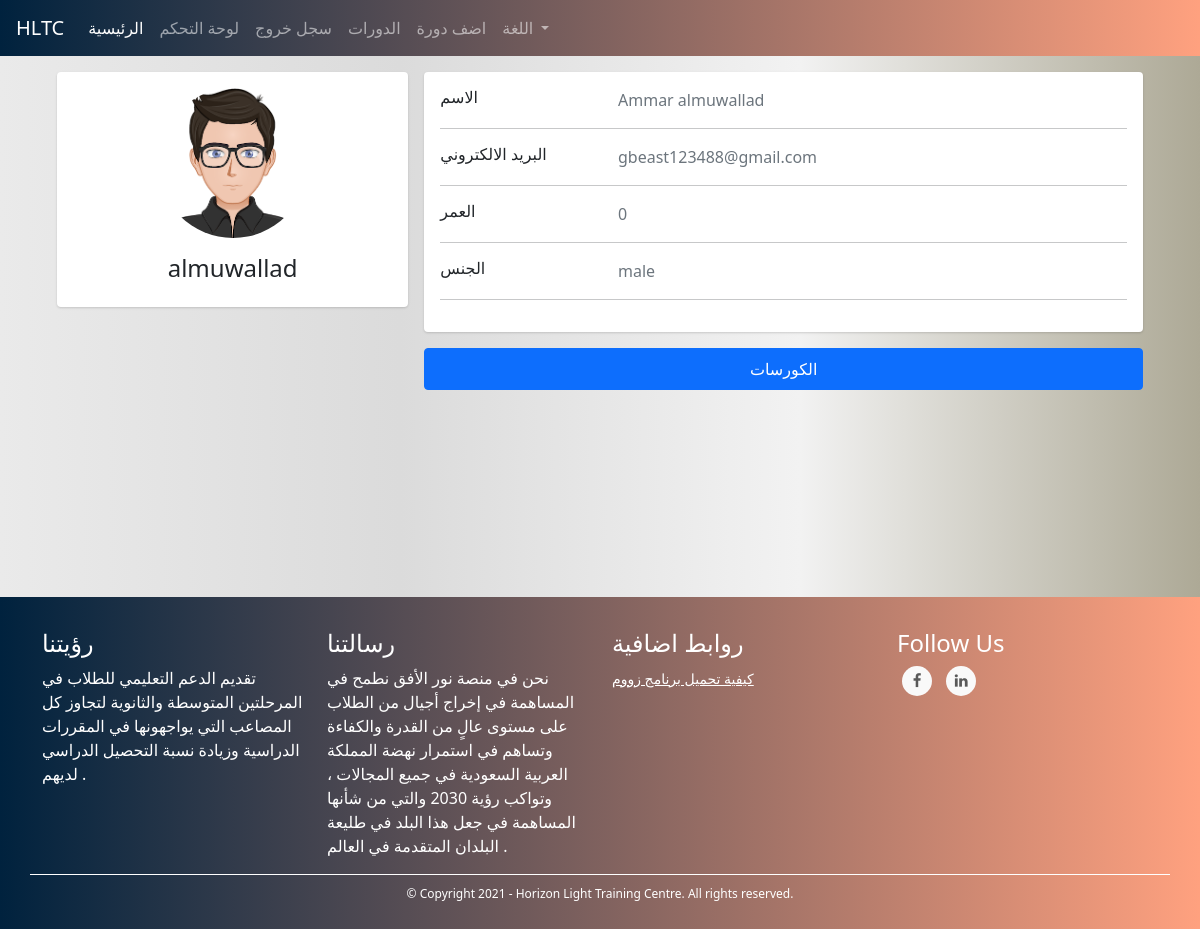
The app's page /admins/user/2 (signed in), older data.
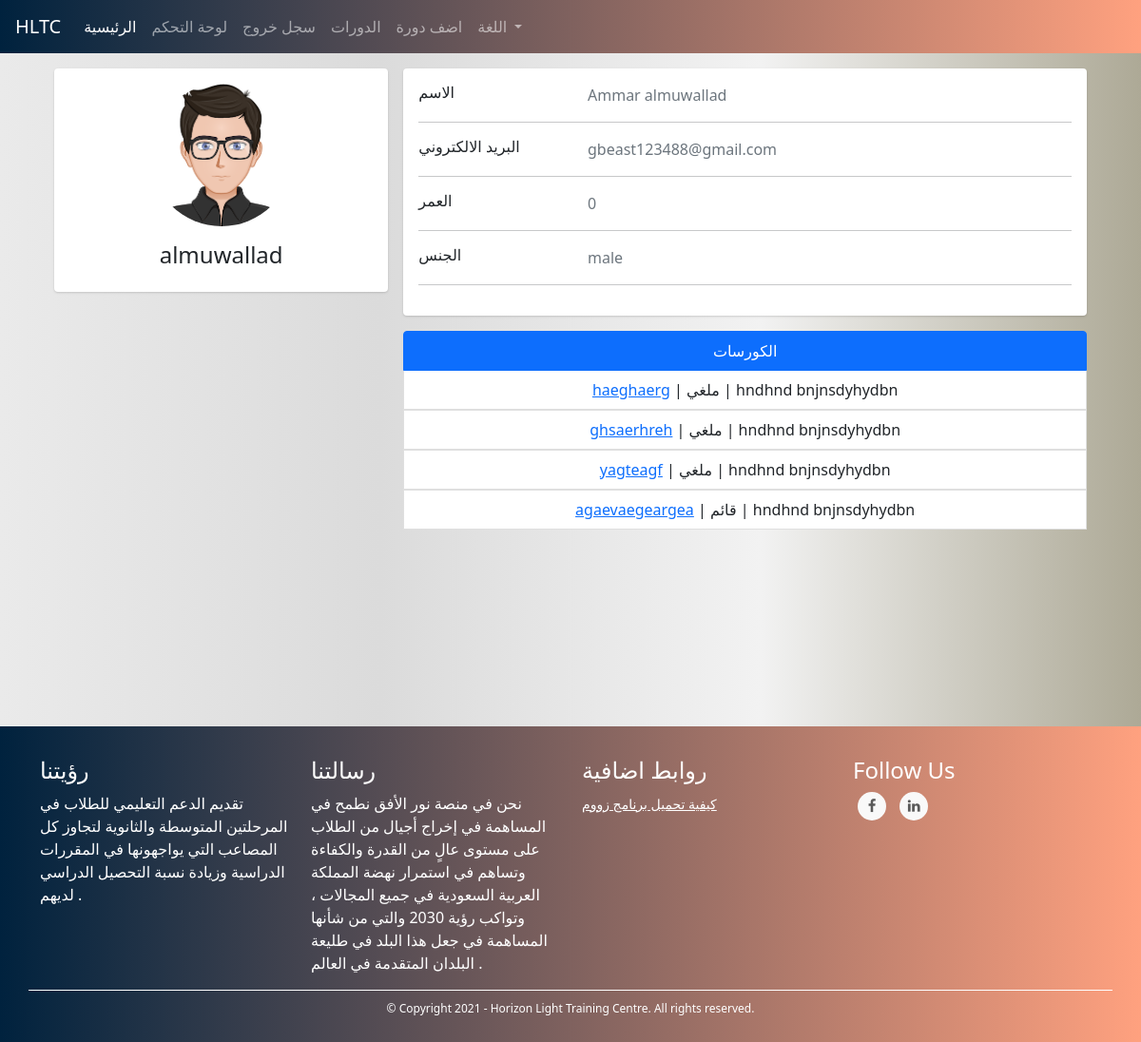
The same page, newer data.
### TUTOR/models.py (models this page shows, shortened)
class UserModel(db.Model, UserMixin):
    id = db.Column(db.Integer, primary_key=True)
    first_name = db.Column(db.String(128), nullable=False)
    last_name = db.Column(db.String(128), nullable=False)
    username = db.Column(db.String(20), unique=True, nullable=False)
    email = db.Column(db.String(256), unique=True, nullable=False)
    password = db.Column(db.String(255), nullable=False)
    user_type = db.Column(db.String(30), nullable=False)
    _gender = db.Column(db.Boolean, nullable=False, default=True)
    email_confirmation_code = db.Column(db.String(5), nullable=True)
    is_confirmed = db.Column(db.Boolean, nullable=False, default=False)
    creation_date = db.Column(db.DateTime, nullable=False, default=datetime.utcnow)
    admin_data_model = db.relationship('AdminDataModel', backref='user', uselist=False)
    tutor_data_model = db.relationship('TutorDataModel', backref='user', uselist=False)
    student_data_model = db.relationship('StudentDataModel', backref='user', uselist=False)
    @property
    def full_name(self):
        return self.first_name + " " + self.last_name
    @property
    def gender(self):
        return "male" if self._gender else "female"

class StudentDataModel(db.Model):
    id = db.Column(db.Integer, primary_key=True)
    date_of_birth = db.Column(db.DateTime, nullable=False)
    user_id = db.Column(db.Integer, db.ForeignKey('user_model.id'))
    courses = db.relationship('CourseModel', secondary=courses, lazy='subquery',
        backref=db.backref('students', lazy=True))
    @property
    def age(self):
        return int((datetime.date(datetime.utcnow()) - datetime.date(self.date_of_birth)).days / 365)

class CourseModel(db.Model):
    id = db.Column(db.Integer, primary_key=True)
    name = db.Column(db.String(130), nullable=False)
    description = db.Column(db.String(1000), nullable=False)
    subject = db.Column(db.String(), nullable=False)
    price = db.Column(db.Integer, nullable=False)
    min_students = db.Column(db.Integer, nullable=False)
    max_students = db.Column(db.Integer, nullable=False)
    currency = db.Column(db.String(3), nullable=False)
    began = db.Column(db.Boolean, nullable=False, default=False)
    ended = db.Column(db.Boolean, nullable=False, default=False)
    course_type = db.Column(db.Integer, nullable=False) # 1 for start when min number # 2 for start with min and date
    _period = db.Column(db.Integer, nullable=True) # days
    _start_date = db.Column(db.DateTime, nullable=True)
    _end_date = db.Column(db.DateTime, nullable=True)
    links = db.Column(db.String(), nullable=False) # {"zoom": "link", ....}
    weekly_time_table_json  = db.Column(db.String(1000), nullable=False) # {"saturday": {"from": ..., "to": ...}, ...}
    _state = db.Column(db.String(), nullable=False, default=json.dumps({"state_code": 1, "state_string": "لم تبدأ بعد", "allowed_actions": ["join", "view", "start", "cancel"]})) # {"state_code": 2, "state_string": "قائم", "allowed_actions": ["view", "end"]} {"state_code": 3, "state_string": "انتهى", "allowed_actions": ["delete"]} {"state_code": 4, "state_string": "ملغي", "allowed_actions": ["delete"]}
    number_of_students_paid = db.Column(db.Integer, nullable=False, default=0)
    have_sent_first_payment_emails = db.Column(db.Boolean, nullable=False, default=False)
    created_by_admin = db.Column(db.Boolean, nullable=False)
    creation_date = db.Column(db.DateTime, nullable=False, default=datetime.utcnow)
    payment_model = db.relationship('PaymentModel', backref='course', uselist=False)
    tutor_data_model_id = db.Column(db.Integer, db.ForeignKey('tutor_data_model.id'),
        nullable=False)
    @property
    def state(self): # hold the course's state for example (is it runnung or hasn't began yet...) this helps with determaning what to do with the couse next for example (if it's running we should look into if it should end)
        return json.loads(self._state)
    def start(self):
        self.began = True
        self._state = json.dumps({"state_code": 2, "state_string": "قائم", "allowed_actions": ["view", "end", "cancel"]})
        if self.course_type == 1:
            now = datetime.date(datetime.utcnow())
            self._start_date = now
            self._end_date = now + timedelta(days=self.period)
        db.session.commit()
        for sdm in self.students: # the paymetn is when a student joins not when the course begins bcz the course wont begin if students didn't pay
            send_student_course_start_email(sdm.user, self)
        send_tutor_course_start_email(self.tutor.user, self)
        return True
    def end(self):
        self.ended = True
        self._state = json.dumps({"state_code": 3, "state_string": "انتهى", "allowed_actions": ["delete"]})
        db.session.commit()
        for sdm in self.students:
            send_student_course_ended_email(sdm.user, self)
        send_tutor_course_ended_email(self.tutor.user, self)
        return True
    def cancel(self):
        self._state = json.dumps({"state_code": 4, "state_string": "ملغي", "allowed_actions": ["delete"]})
        db.session.commit()
        self.payment_model.refund_all()
        for sdm in self.students:
            send_student_course_canceled_email(sdm.user, self)
        send_tutor_course_canceled_email(self.tutor.user, self)

### TUTOR/ADMINISTRATION/routes.py (the view)
@admins_blueprint.route("/admins/user/<user_id>", methods=["GET"])
@login_required(ADMIN_TYPES)
def user_detailed_view(user_id): # admin only
    user = UserModel.query.get(user_id)
    user_type = user.user_type
    if user_type == "tutor":
        return render_template("admins/users/new_tutor.html", user=user)
    elif user_type == "student":
        return render_template("admins/users/new_student.html", user=user)
    elif user_type in ADMIN_TYPES:
        return render_template("admins/users/new_admin.html", user=user)

### TUTOR/templates/admins/users/new_student.html (shortened to what this page needs)
{% extends "template.html" %}
{% block content %}
<link rel="stylesheet" href="{{ url_for('static', filename='css/students/profile.css') }}">
<div class="container">
    <div class="main-body">
      <div class="row justify-content-center">
        <div class="col-sm-7 my-col">
        </div>
    </div>
          <div class="row gutters-sm">
            <div class="col-md-4 mb-3">
              <div class="card">
                <div class="card-body">
                  <div class="d-flex flex-column align-items-center text-center">
                    {% if user._gender  %}
                    <img src="{{ url_for('static', filename='images/male_student.png') }}" alt="Admin" class="rounded-circle" width="150">
                    {% else %}
                    <img src="{{ url_for('static', filename='images/female_student.png') }}" alt="Admin" class="rounded-circle" width="150">
                    {% endif %}
                    <div class="mt-3">
                      <h4>{{ user.username }}</h4>
                    </div>
                  </div>
                </div>
              </div>
            </div>
            <div class="col-md-8">
              <div class="card mb-3">
                <div class="card-body">
                  <div class="row">
                    <div class="col-sm-3">
                      <h6 class="mb-0">الاسم</h6>
                    </div>
                    <div class="col-sm-9 text-secondary">
                      {{ user.full_name }}
                    </div>
                  </div>
                  <hr>
                  <div class="row">
                    <div class="col-sm-3">
                      <h6 class="mb-0">البريد الالكتروني</h6>
                    </div>
                    <div class="col-sm-9 text-secondary">
                      {{ user.email }}
                    </div>
                  </div>
                  <hr>
                  <div class="row">
                    <div class="col-sm-3">
                      <h6 class="mb-0">العمر</h6>
                    </div>
                    <div class="col-sm-9 text-secondary">
                      {{ user.student_data_model.age }}
                    </div>
                  </div>
                  <hr>
                  <div class="row">
                    <div class="col-sm-3">
                      <h6 class="mb-0">الجنس</h6>
                    </div>
                    <div class="col-sm-9 text-secondary">
                      {{ user.gender }}
                    </div>
                  </div>
                  <hr>
                </div>
              </div>
            <div class="row gutters-sm">
                <div class="col-sm-12 mb-6">
                    <ul class="list-group">
                        <li class="list-group-item active" aria-current="true"><center>الكورسات</center></li>
                        {% for course in user.student_data_model.courses %}
                        <center><li class="list-group-item"><a href="{{ url_for('courses_blueprint.course', course_id=course.id) }}">{{ course.name }}</a> | {{ course.state.state_string }} | {{ course.tutor.user.full_name }}</li></center>
                        {% endfor %}
                      </ul>
                </div>
              </div>
            </div>
          </div>
        </div>
    </div>
    <br><br><br><br><br><br><br><br>
{% endblock %}

### TUTOR/templates/template.html (shortened to what this page needs)
<!DOCTYPE html>
<html lang="en">
<head>
    <link rel="stylesheet" href="https://maxcdn.bootstrapcdn.com/bootstrap/4.0.0/css/bootstrap.min.css">
    <link href="https://cdn.jsdelivr.net/npm/bootstrap@5.0.0-beta1/dist/css/bootstrap.min.css" rel="stylesheet">
    <link href="https://maxcdn.bootstrapcdn.com/font-awesome/4.7.0/css/font-awesome.min.css" rel="stylesheet" >
    <link rel="stylesheet" href="{{ url_for('static', filename='css/footer.css') }}">
    <link rel="stylesheet" href="{{ url_for('static', filename='css/snippets/navbar.css') }}">
    <link rel="stylesheet" href="{{ url_for('static', filename='css/global.css') }}">
    <link rel="stylesheet" href="https://cdn.jsdelivr.net/npm/bootstrap-icons@1.3.0/font/bootstrap-icons.css">
</head>
<body>
    {% if current_user.is_authenticated %}
        {% if current_user.user_type == "tutor" %}
            {% include "snippets/tutors/header.html" %}
        {% elif current_user.user_type == "student" %}
            {% include "snippets/students/header.html" %}
        {% elif current_user.user_type in admin_types %}
            {% include "snippets/admins/header.html" %}
        {% endif %}
    {% else %}
        {% include "snippets/header.html" %}
    {% endif %}
    {% block content %}
    {% endblock %}
  {% include "snippets/footer.html" %}
</body>
</html>

### TUTOR/templates/snippets/admins/header.html (shortened to what this page needs)
<nav class="navbar navbar-expand-lg navbar-dark my-navbar">
    <a class="navbar-brand" href="#">HLTC</a>
    <div class="collapse navbar-collapse" id="navbarNav">
      <ul class="navbar-nav">
        <li class="nav-item active">
            <a class="nav-link" href="{{ url_for('main_blueprint.home') }}">الرئيسية</a>
          </li>
          <li class="nav-item">
            <a class="nav-link" href="{{ url_for('admins_blueprint.control_panel') }}">لوحة التحكم</a>
          </li>
        <li class="nav-item">
            <a class="nav-link" href="{{ url_for('users_blueprint.logout') }}">سجل خروج</a>
          </li>
        <li class="nav-item">
            <a class="nav-link" href="{{ url_for('courses_blueprint.courses') }}">الدورات</a>
        </li>
        <li class="nav-item">
            <a class="nav-link" href="{{ url_for('admins_blueprint.add_course') }}">اضف دورة</a>
        </li>
        {% include "snippets/language_select_bootstrap.html" %}
      </ul>
    </div>
  </nav>

### TUTOR/templates/snippets/language_select_bootstrap.html (shortened to what this page needs)
<li class="nav-item dropdown">
    <a class="nav-link dropdown-toggle" href="#" id="navbarDropdown" role="button" data-toggle="dropdown" aria-haspopup="true" aria-expanded="false">
      اللغة
    </a>
  </li>

### TUTOR/templates/snippets/footer.html (shortened to what this page needs)
<link rel="stylesheet" href="{{ url_for('static', filename='css/footer.css') }}">
<footer class="mainfooter" role="contentinfo">
    <div class="footer-middle">
    <div class="container">
      <div class="row">
        <div class="col-md-3 col-sm-6">
          <div class="footer-pad">
            <h4>رؤيتنا</h4>
            <ul class="list-unstyled">
              <li>تقديم الدعم التعليمي للطلاب في المرحلتين المتوسطة والثانوية لتجاوز كل المصاعب التي يواجهونها في المقررات الدراسية وزيادة نسبة التحصيل الدراسي لديهم .</li>
            </ul>
          </div>
        </div>
        <div class="col-md-3 col-sm-6">
          <div class="footer-pad">
            <h4>رسالتنا</h4>
            <ul class="list-unstyled">
              <li>نحن في منصة نور الأفق نطمح في المساهمة في إخراج أجيال من الطلاب على مستوى عالٍ من القدرة والكفاءة وتساهم في استمرار نهضة المملكة العربية السعودية في جميع المجالات ، وتواكب رؤية 2030 والتي من شأنها المساهمة في جعل هذا البلد في طليعة البلدان المتقدمة في العالم .</li>
            </ul>
          </div>
        </div>
        <div class="col-md-3 col-sm-6">
          <div class="footer-pad">
            <h4>روابط اضافية</h4>
            <ul class="list-unstyled">
              <li><a href="{{ url_for('main_blueprint.how_to_download_zoom') }}">كيفية تحميل برنامج زووم</a></li>
            </ul>
          </div>
        </div>
          <div class="col-md-3">
              <h4>Follow Us</h4>
              <ul class="social-network social-circle">
               <li><a href="#" class="icoFacebook" title="Facebook"><i class="fa fa-facebook"></i></a></li>
               <li><a href="#" class="icoLinkedin" title="Linkedin"><i class="fa fa-linkedin"></i></a></li>
              </ul>
          </div>
      </div>
      <div class="row">
          <div class="col-md-12 copy">
              <p class="text-center">&copy; Copyright 2021 - Horizon Light Training Centre.  All rights reserved.</p>
          </div>
      </div>
    </div>
    </div>
  </footer>

Row changes from the older to the newer data that the page shows:
added CourseModel: name "haeghaerg", state.state_string "ملغي", tutor.user.full_name "hndhnd bnjnsdyhydbn"
added CourseModel: name "ghsaerhreh", state.state_string "ملغي", tutor.user.full_name "hndhnd bnjnsdyhydbn"
added CourseModel: name "yagteagf", state.state_string "ملغي", tutor.user.full_name "hndhnd bnjnsdyhydbn"
added CourseModel: name "agaevaegeargea", state.state_string "قائم", tutor.user.full_name "hndhnd bnjnsdyhydbn"
